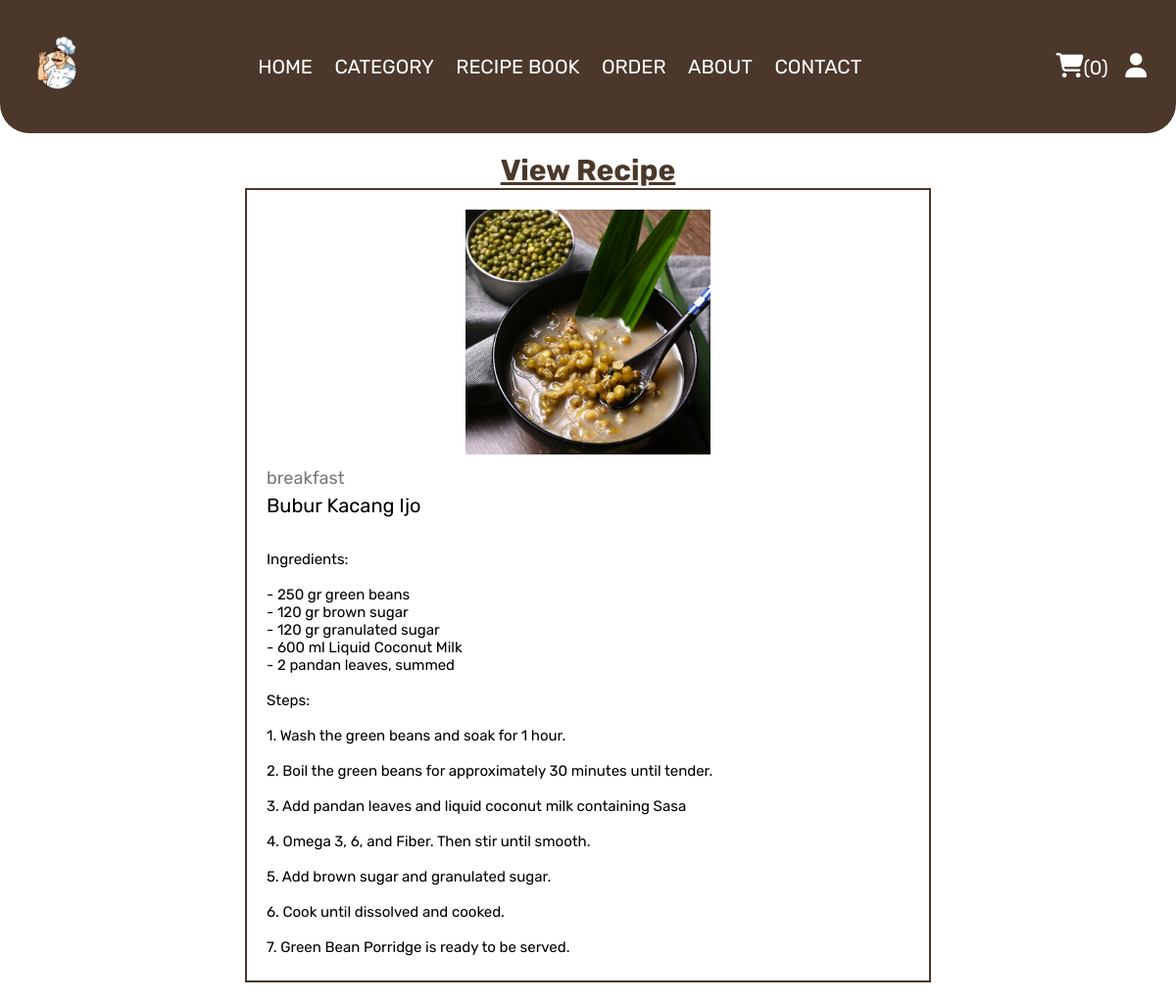
Page /quick_view.php?pid=5 on the committed database.
### tables this page shows
CREATE TABLE `recipe` (
  `id` int(100) NOT NULL,
  `name` varchar(100) NOT NULL,
  `type` varchar(100) NOT NULL,
  `description` text NOT NULL,
  `image` varchar(100) NOT NULL
);

### quick_view.php (the view, shortened to what this page needs)
<?php
include 'components/connect.php';
?>
<!DOCTYPE html>
<html lang="en">
<head>
   <link rel="stylesheet" href="https://cdnjs.cloudflare.com/ajax/libs/font-awesome/6.1.1/css/all.min.css">
   <link rel="stylesheet" href="css/style.css">
</head>
<body>
<?php include 'components/user_header.php'; ?>
<section class="quick-view">
   <h1 class="title">View Recipe</h1>
   <?php
      $pid = $_GET['pid'];
      $select_recipe = $conn->prepare("SELECT * FROM `recipe` WHERE id = ?");
      $select_recipe->execute([$pid]);
      if($select_recipe->rowCount() > 0){
         while($fetch_recipe = $select_recipe->fetch(PDO::FETCH_ASSOC)){
   ?>
   <form action="" method="post" class="box">
      <img src="uploaded_img/<?= $fetch_recipe['image']; ?>" alt="">
      <a href="type.php?type=<?= $fetch_recipe['type']; ?>" class="cat"><?= $fetch_recipe['type']; ?></a>
      <div class="name"><?= $fetch_recipe['name']; ?></div>
      <br><br>
      <div class="des">
  <?php
    $lines = explode("\n", $fetch_recipe['description']);
    foreach ($lines as $line) {
      echo trim($line) . "<br>";
    }
  ?>
</div>
   </form>
   <?php
         }
      }else{
         echo '<p class="empty">No Recipe added</p>';
      }
   ?>
</section>
</body>
</html>

### css/style.css (style rules this page uses)
:root { --yellow:#fed330; --red:#e74c3c; --white:#fff; --black:#222; --light-color:#777; --border:.2rem solid var(--black); --border2 : .2rem solid var(--coklat); --coklat : #4b382a; --coklat2 : #795c32; }
* { font-family: 'Rubik', sans-serif; margin:0; padding:0; box-sizing: border-box; outline: none; border: none; text-decoration: none; }
html { font-size: 62.5%; overflow-x: hidden; scroll-behavior: smooth; stop-opacity: 7rem; }
section { margin:0 auto; max-width: 1200px; padding:2rem; }
.title { font-size: 3rem; color:var(--coklat); text-transform: capitalize; text-decoration: underline; text-align: center; }
.quick-view form { max-width: 70rem; padding:2rem; border:var(--border2); position: relative; margin:0 auto; }
.quick-view form img { height: 25rem; width: 100%; object-fit: contain; margin-bottom: 1rem; }
.quick-view form .cat { font-size: 1.8rem; color:var(--light-color); }
.quick-view form .name { font-size: 2rem; margin:.5rem 0; }
.quick-view form .des { font-size: 1.5rem; margin:.5rem 0; }

### rows in the picture
recipe: image (picture), type "breakfast", name "Bubur Kacang Ijo", description "Ingredients:", description "- 250 gr green beans", description "- 120 gr brown sugar", description "- 120 gr granulated sugar", description "- 600 ml Liquid Coconut Milk", description "- 2 pandan leaves, summed", description "Steps:", description "1. Wash the green beans and soak for 1 hour.", description "2. Boil the green beans for approximately 30 minutes until tender.", description "3. Add pandan leaves and liquid coconut milk containing Sasa", description "4. Omega 3, 6, and Fiber. Then stir until smooth.", description "5. Add brown sugar and granulated sugar.", description "6. Cook until dissolved and cooked.", description "7. Green Bean Porridge is ready to be served."

### other values in the picture
$total_cart_items "0"
